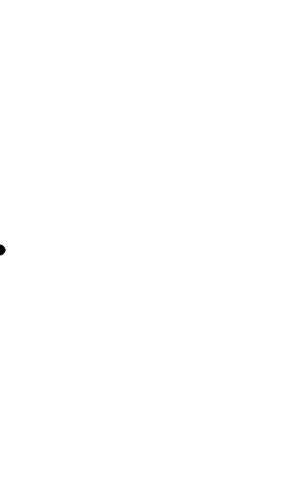
Frame 1 (no input)
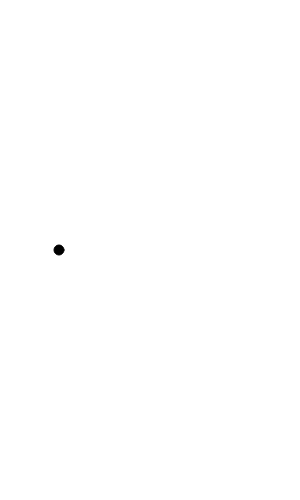
Frame 60 (no input)
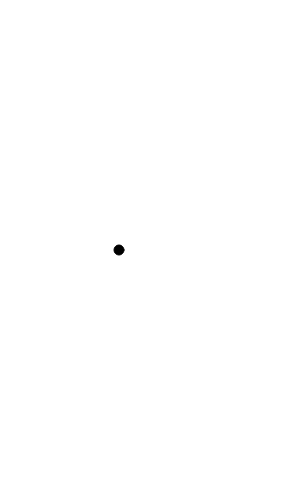
Frame 120 (the mouse pressed at the canvas centre since frame 60)

The p5.js sketch that drew these frames (run headless with seeded random() and noise() and a simulated clock; from frame 60 on, the mouse is pressed at the canvas centre):

// p5.js sketch
// ── sketch.js
console.log("TEST EXTENSION ROONONG")
function setup(){
    createCanvas(300,500);
    background(255);
    textAlign(CENTER,CENTER);
    text("This text was generated using p5.js",width/2,height/2); 
}
let x=0;
function draw(){
    background(255);
    fill(0);
    ellipse(x,height/2,10,10);
    x++; 
}
// ── popup.html
<!DOCTYPE html>
<html lang="en">
  <head>
    <meta charset="utf-8" />
    <meta name="viewport" content="width=device-width, initial-scale=1.0">

    <title>Sketch</title>


    <script src="p5.js"></script>
  </head>

  <body>
    <script src="sketch.js"></script>

  </body>
</html>
